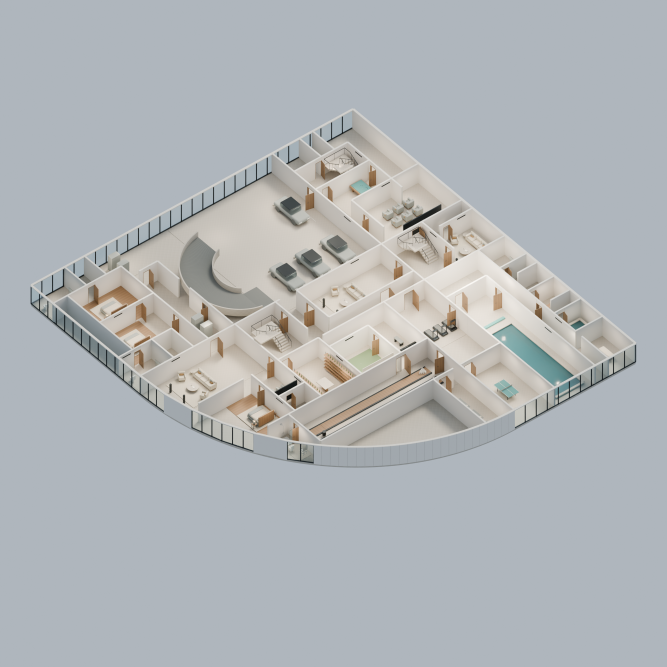
#> input picture guanru park/展示模型_3.0/renders/05_B1_Axon.png, 2000 x 2000 px (shown at 1/3 size); its folder holds only this picture in this run
$ python prepare_delivery.py
#> lines starting #> are read from the running program, lines starting #| are printed output that depends on the picture
import json,html,shutil
from pathlib import Path
from PIL import Image
ROOT=Path(__file__).resolve().parent;WEB=ROOT.parent.parent/'guanru-park-web'
# Each gallery image is a genuine V3 render.
for p in (ROOT/'renders').glob('*.png'):
 if '_Plan' in p.stem:continue
 im=Image.open(p).convert('RGB');im.thumbnail((2000,1600),Image.Resampling.LANCZOS);im.save(WEB/'public/gallery'/(p.stem+'.jpg'),quality=91,optimize=True)
 thumb=im.copy();thumb.thumbnail((360,260),Image.Resampling.LANCZOS);thumb.save(WEB/'public/gallery'/('thumb-'+p.stem+'.jpg'),quality=83,optimize=True)
#> after `thumb.thumbnail((360, 260), Image.Resampling.LANCZOS)`:
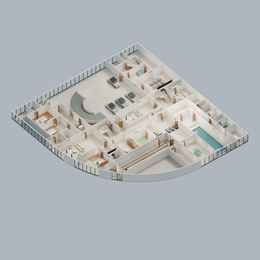
#> thumb: PIL image 260x260 RGB; mean R, G, B 176.8, 180.7, 183.6
 if p.stem=='01_Aerial':im.save(WEB/'public/preview-v3.jpg',quality=87,optimize=True)
items=[('aerial','整体鸟瞰'),('living','主客厅'),('kitchen','西厨'),('master','主卧'),('section','1F 楼层剖切')]
body=''
for key,title in items:
 body+=f'<section><h2>{title}</h2><div class="pair"><figure><figcaption>2.0 · 实际浏览器</figcaption><img src="v2-browser-{key}.jpg"></figure><figure><figcaption>3.0 · 实际浏览器 · 高画质</figcaption><img src="v3-browser-{key}.png"></figure></div></section>'
(ROOT/'qa/浏览器对比.html').write_text('<!doctype html><html lang="zh"><meta charset="utf-8"><title>Guanru Park 2.0 / 3.0 浏览器对比</title><style>body{font:16px system-ui;background:#edf1f0;color:#193239;margin:30px}h1{font-size:26px}section{margin:35px 0}.pair{display:grid;grid-template-columns:1fr 1fr;gap:15px}figure{margin:0}img{width:100%;display:block}figcaption{padding:10px;background:white}@media(max-width:800px){.pair{grid-template-columns:1fr}}</style><h1>Guanru Park · 2.0 / 3.0</h1><p>相同预设机位、1440 × 1000 视口。以下均为实际网页截图，未经画面替换；界面和近景入口随版本更新。</p>'+body+'</html>')
print('gallery renders converted',len(list((ROOT/'renders').glob('*.png'))))

$ run again, on guanru park/展示模型_3.0/renders/07_2F_Axon.png
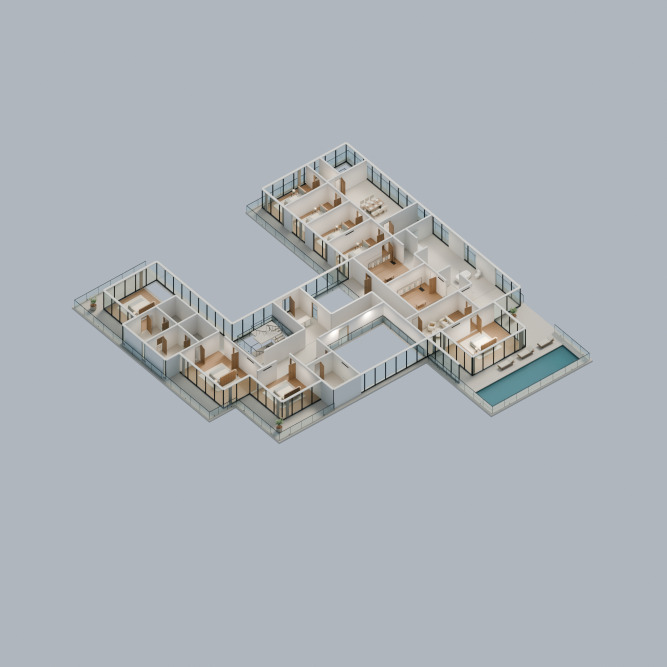
#> input picture guanru park/展示模型_3.0/renders/07_2F_Axon.png, 2000 x 2000 px (shown at 1/3 size)
#> im: PIL image 1600x1600 RGB
#> `thumb.thumbnail((360, 260), Image.Resampling.LANCZOS)`:
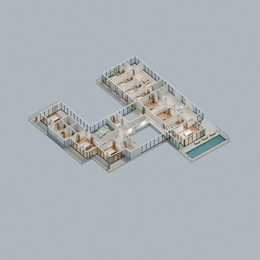
#> thumb: PIL image 260x260 RGB; mean R, G, B 172.7, 178.4, 183.3

$ run again, on guanru park/展示模型_3.0/renders/12_3F_Axon.png
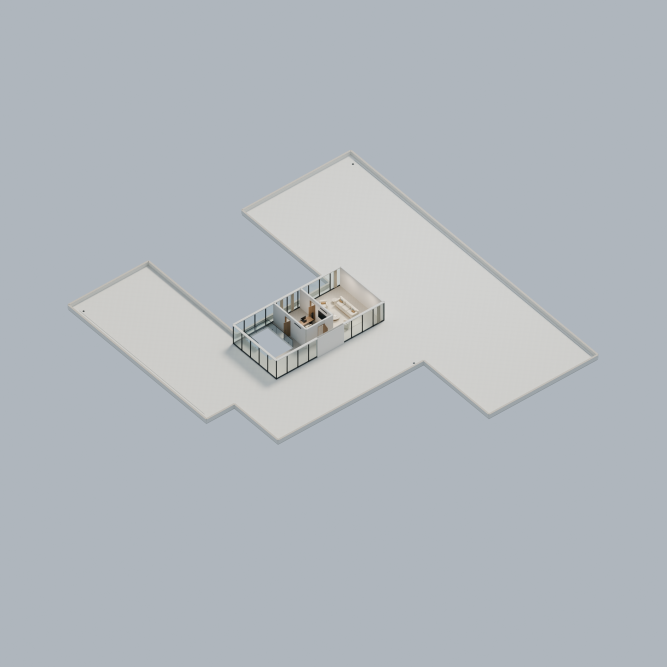
#> input picture guanru park/展示模型_3.0/renders/12_3F_Axon.png, 2000 x 2000 px (shown at 1/3 size)
#> im: PIL image 1600x1600 RGB
#> `thumb.thumbnail((360, 260), Image.Resampling.LANCZOS)`:
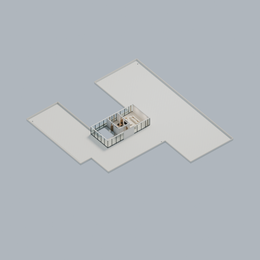
#> thumb: PIL image 260x260 RGB; mean R, G, B 178.5, 184.4, 189.8
